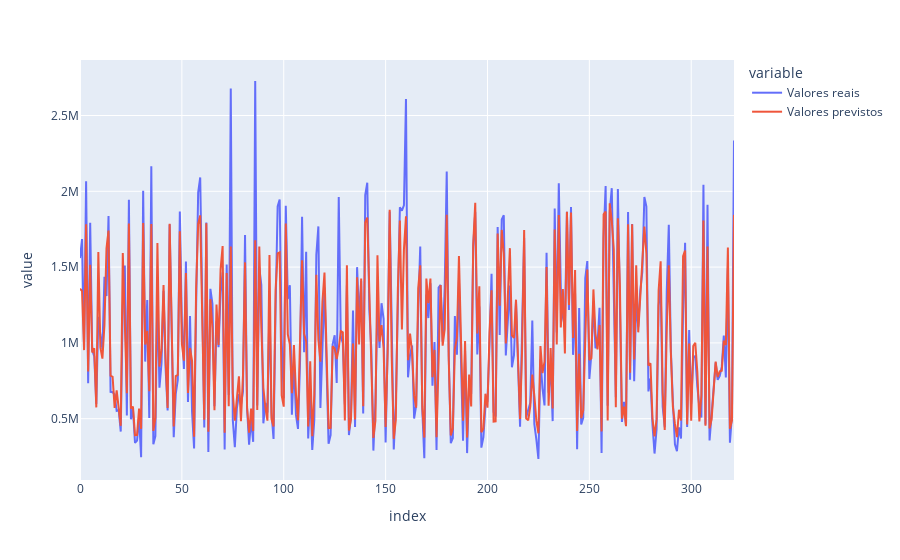

Notebook source saved alongside this figure:
### Code cell
# Plotando gráfico de comparação: azul são os dados reais e vermelho a previsão
fig = px.line(comp_forest_new, y=['Valores reais','Valores previstos'])
fig.show()

### Figure 1 — Plotly figure (JSON) as saved in the notebook; plotly's stock layout.template omitted (floating-point values rounded to 4 significant figures; data arrays with more than 128 entries replaced by an {"elided": "..."} marker saying what was removed)
{"data": [{"hovertemplate": "variable=Valores reais<br>index=%{x}<br>value=%{y}<extra></extra>", "legendgroup": "Valores reais", "line": {"color": "#636efa", "dash": "solid"}, "marker": {"symbol": "circle"}, "mode": "lines", "name": "Valores reais", "orientation": "v", "showlegend": true, "type": "scatter", "x": {"elided": "322 int values"}, "xaxis": "x", "y": {"elided": "322 float values"}, "yaxis": "y"}, {"hovertemplate": "variable=Valores previstos<br>index=%{x}<br>value=%{y}<extra></extra>", "legendgroup": "Valores previstos", "line": {"color": "#EF553B", "dash": "solid"}, "marker": {"symbol": "circle"}, "mode": "lines", "name": "Valores previstos", "orientation": "v", "showlegend": true, "type": "scatter", "x": {"elided": "322 int values"}, "xaxis": "x", "y": {"elided": "322 float values"}, "yaxis": "y"}], "layout": {"legend": {"title": {"text": "variable"}, "tracegroupgap": 0}, "margin": {"t": 60}, "xaxis": {"anchor": "y", "domain": [0, 1], "title": {"text": "index"}}, "yaxis": {"anchor": "x", "domain": [0, 1], "title": {"text": "value"}}}}
